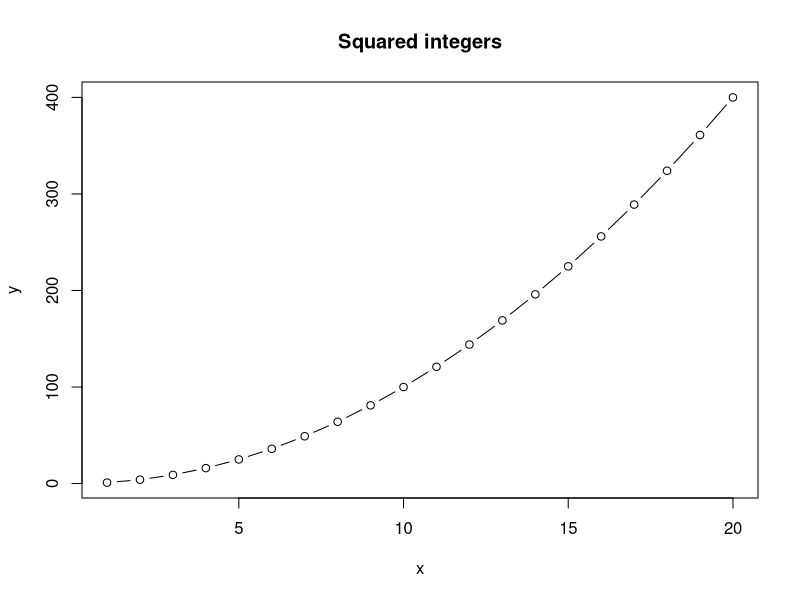
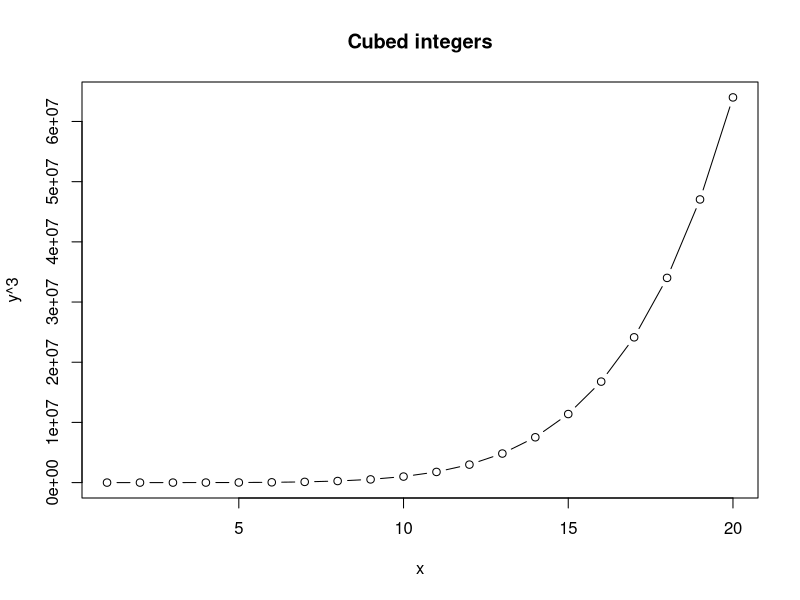

The R script that drew these images, in order:
## This is a R script 
## Run this code to make a plot of x and x^2 for the integers from 1 to 10

x <- 1:20
y <- x^2


plot(x,y, type = "b", main = "Squared integers")

plot(x,y^3, type = "b", main = "Cubed integers")
